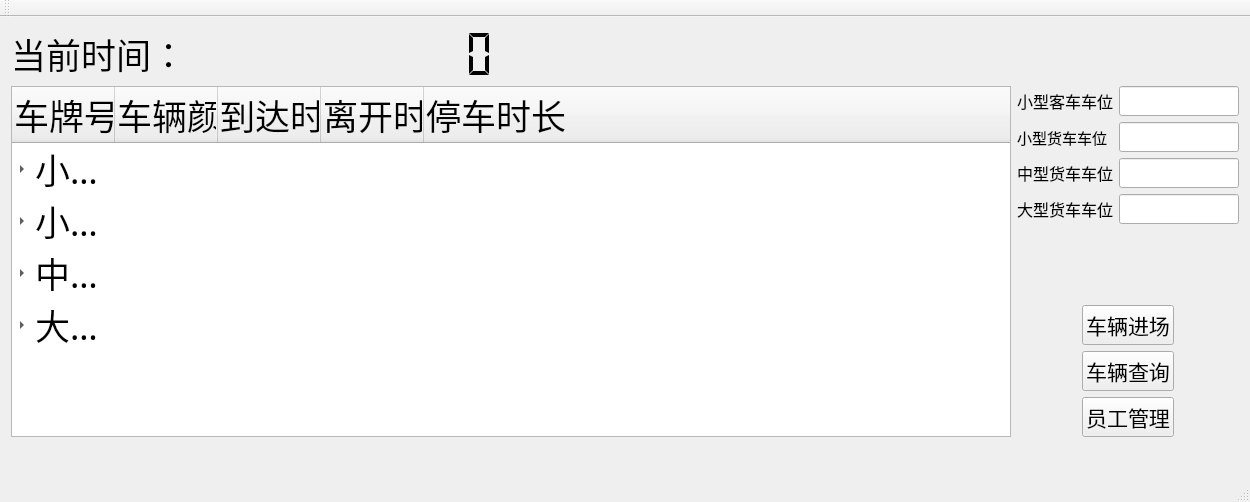
<?xml version="1.0" encoding="UTF-8"?>
<ui version="4.0">
 <class>CarParkManagement</class>
 <widget class="QMainWindow" name="CarParkManagement">
  <property name="geometry">
   <rect>
    <x>0</x>
    <y>0</y>
    <width>1056</width>
    <height>502</height>
   </rect>
  </property>
  <property name="font">
   <font>
    <family>Adobe 黑体 Std R</family>
    <pointsize>26</pointsize>
   </font>
  </property>
  <property name="windowTitle">
   <string>CarParkManagement</string>
  </property>
  <widget class="QWidget" name="centralWidget">
   <layout class="QVBoxLayout" name="verticalLayout">
    <item>
     <layout class="QHBoxLayout" name="horizontalLayout">
      <item>
       <widget class="QLabel" name="label">
        <property name="text">
         <string>当前时间：</string>
        </property>
       </widget>
      </item>
      <item alignment="Qt::AlignLeft">
       <widget class="QLCDNumber" name="lcdNumber">
        <property name="sizePolicy">
         <sizepolicy hsizetype="Minimum" vsizetype="Minimum">
          <horstretch>10</horstretch>
          <verstretch>2</verstretch>
         </sizepolicy>
        </property>
        <property name="minimumSize">
         <size>
          <width>400</width>
          <height>0</height>
         </size>
        </property>
        <property name="lineWidth">
         <number>0</number>
        </property>
        <property name="digitCount">
         <number>8</number>
        </property>
        <property name="segmentStyle">
         <enum>QLCDNumber::Flat</enum>
        </property>
       </widget>
      </item>
     </layout>
    </item>
    <item>
     <layout class="QHBoxLayout" name="horizontalLayout_2">
      <item>
       <widget class="QTreeWidget" name="carInfo">
        <property name="sizePolicy">
         <sizepolicy hsizetype="Expanding" vsizetype="Expanding">
          <horstretch>0</horstretch>
          <verstretch>0</verstretch>
         </sizepolicy>
        </property>
        <property name="minimumSize">
         <size>
          <width>1000</width>
          <height>0</height>
         </size>
        </property>
        <property name="autoScrollMargin">
         <number>10</number>
        </property>
        <column>
         <property name="text">
          <string>车牌号</string>
         </property>
        </column>
        <column>
         <property name="text">
          <string>车辆颜色</string>
         </property>
        </column>
        <column>
         <property name="text">
          <string>到达时间</string>
         </property>
        </column>
        <column>
         <property name="text">
          <string>离开时间</string>
         </property>
        </column>
        <column>
         <property name="text">
          <string>停车时长</string>
         </property>
        </column>
        <item>
         <property name="text">
          <string>小型客车</string>
         </property>
         <property name="text">
          <string/>
         </property>
         <item>
          <property name="text">
           <string>click to add</string>
          </property>
          <property name="text">
           <string/>
          </property>
          <property name="text">
           <string/>
          </property>
          <property name="text">
           <string/>
          </property>
          <property name="text">
           <string/>
          </property>
         </item>
        </item>
        <item>
         <property name="text">
          <string>小型货车</string>
         </property>
         <item>
          <property name="text">
           <string>click to add</string>
          </property>
         </item>
        </item>
        <item>
         <property name="text">
          <string>中型货车</string>
         </property>
         <item>
          <property name="text">
           <string>click to add</string>
          </property>
         </item>
        </item>
        <item>
         <property name="text">
          <string>大型货车</string>
         </property>
         <item>
          <property name="text">
           <string>click to add</string>
          </property>
         </item>
        </item>
       </widget>
      </item>
      <item>
       <layout class="QVBoxLayout" name="verticalLayout_2">
        <item>
         <layout class="QVBoxLayout" name="verticalLayout_3">
          <item>
           <layout class="QVBoxLayout" name="verticalLayout_4">
            <item>
             <layout class="QHBoxLayout" name="horizontalLayout_6">
              <item>
               <widget class="QLabel" name="label_5">
                <property name="font">
                 <font>
                  <pointsize>12</pointsize>
                 </font>
                </property>
                <property name="text">
                 <string>小型客车车位</string>
                </property>
               </widget>
              </item>
              <item>
               <widget class="QLineEdit" name="carRest">
                <property name="sizePolicy">
                 <sizepolicy hsizetype="Minimum" vsizetype="Minimum">
                  <horstretch>0</horstretch>
                  <verstretch>0</verstretch>
                 </sizepolicy>
                </property>
                <property name="maximumSize">
                 <size>
                  <width>120</width>
                  <height>30</height>
                 </size>
                </property>
               </widget>
              </item>
             </layout>
            </item>
            <item>
             <layout class="QHBoxLayout" name="horizontalLayout_3">
              <item>
               <widget class="QLabel" name="label_2">
                <property name="font">
                 <font>
                  <pointsize>11</pointsize>
                 </font>
                </property>
                <property name="text">
                 <string>小型货车车位</string>
                </property>
               </widget>
              </item>
              <item>
               <widget class="QLineEdit" name="smallVanRest">
                <property name="sizePolicy">
                 <sizepolicy hsizetype="Minimum" vsizetype="Minimum">
                  <horstretch>0</horstretch>
                  <verstretch>0</verstretch>
                 </sizepolicy>
                </property>
                <property name="maximumSize">
                 <size>
                  <width>120</width>
                  <height>30</height>
                 </size>
                </property>
               </widget>
              </item>
             </layout>
            </item>
            <item>
             <layout class="QHBoxLayout" name="horizontalLayout_4">
              <item>
               <widget class="QLabel" name="label_3">
                <property name="font">
                 <font>
                  <pointsize>12</pointsize>
                 </font>
                </property>
                <property name="text">
                 <string>中型货车车位</string>
                </property>
               </widget>
              </item>
              <item>
               <widget class="QLineEdit" name="middleVanRest">
                <property name="sizePolicy">
                 <sizepolicy hsizetype="Minimum" vsizetype="Minimum">
                  <horstretch>0</horstretch>
                  <verstretch>0</verstretch>
                 </sizepolicy>
                </property>
                <property name="maximumSize">
                 <size>
                  <width>120</width>
                  <height>30</height>
                 </size>
                </property>
               </widget>
              </item>
             </layout>
            </item>
            <item>
             <layout class="QHBoxLayout" name="horizontalLayout_5">
              <item>
               <widget class="QLabel" name="label_4">
                <property name="font">
                 <font>
                  <pointsize>12</pointsize>
                 </font>
                </property>
                <property name="text">
                 <string>大型货车车位</string>
                </property>
               </widget>
              </item>
              <item>
               <widget class="QLineEdit" name="hugeVanRest">
                <property name="sizePolicy">
                 <sizepolicy hsizetype="Minimum" vsizetype="Minimum">
                  <horstretch>0</horstretch>
                  <verstretch>0</verstretch>
                 </sizepolicy>
                </property>
                <property name="maximumSize">
                 <size>
                  <width>120</width>
                  <height>30</height>
                 </size>
                </property>
               </widget>
              </item>
             </layout>
            </item>
           </layout>
          </item>
          <item>
           <spacer name="verticalSpacer">
            <property name="orientation">
             <enum>Qt::Vertical</enum>
            </property>
            <property name="sizeType">
             <enum>QSizePolicy::Expanding</enum>
            </property>
            <property name="sizeHint" stdset="0">
             <size>
              <width>20</width>
              <height>20</height>
             </size>
            </property>
           </spacer>
          </item>
          <item alignment="Qt::AlignHCenter">
           <widget class="QPushButton" name="carEnter">
            <property name="sizePolicy">
             <sizepolicy hsizetype="Expanding" vsizetype="Fixed">
              <horstretch>0</horstretch>
              <verstretch>0</verstretch>
             </sizepolicy>
            </property>
            <property name="maximumSize">
             <size>
              <width>200</width>
              <height>16777215</height>
             </size>
            </property>
            <property name="font">
             <font>
              <pointsize>16</pointsize>
             </font>
            </property>
            <property name="text">
             <string>车辆进场</string>
            </property>
            <property name="autoDefault">
             <bool>false</bool>
            </property>
            <property name="flat">
             <bool>false</bool>
            </property>
           </widget>
          </item>
          <item alignment="Qt::AlignHCenter">
           <widget class="QPushButton" name="retriveCar">
            <property name="sizePolicy">
             <sizepolicy hsizetype="Expanding" vsizetype="Fixed">
              <horstretch>0</horstretch>
              <verstretch>0</verstretch>
             </sizepolicy>
            </property>
            <property name="maximumSize">
             <size>
              <width>200</width>
              <height>16777215</height>
             </size>
            </property>
            <property name="font">
             <font>
              <pointsize>16</pointsize>
             </font>
            </property>
            <property name="text">
             <string>车辆查询</string>
            </property>
           </widget>
          </item>
          <item alignment="Qt::AlignHCenter">
           <widget class="QPushButton" name="employeeManage">
            <property name="sizePolicy">
             <sizepolicy hsizetype="Expanding" vsizetype="Fixed">
              <horstretch>0</horstretch>
              <verstretch>0</verstretch>
             </sizepolicy>
            </property>
            <property name="maximumSize">
             <size>
              <width>200</width>
              <height>16777215</height>
             </size>
            </property>
            <property name="font">
             <font>
              <pointsize>16</pointsize>
             </font>
            </property>
            <property name="text">
             <string>员工管理</string>
            </property>
           </widget>
          </item>
         </layout>
        </item>
       </layout>
      </item>
     </layout>
    </item>
   </layout>
  </widget>
  <widget class="QMenuBar" name="menuBar">
   <property name="geometry">
    <rect>
     <x>0</x>
     <y>0</y>
     <width>1056</width>
     <height>21</height>
    </rect>
   </property>
  </widget>
  <widget class="QToolBar" name="mainToolBar">
   <attribute name="toolBarArea">
    <enum>TopToolBarArea</enum>
   </attribute>
   <attribute name="toolBarBreak">
    <bool>false</bool>
   </attribute>
  </widget>
  <widget class="QStatusBar" name="statusBar"/>
 </widget>
 <layoutdefault spacing="6" margin="11"/>
 <resources/>
 <connections/>
</ui>
